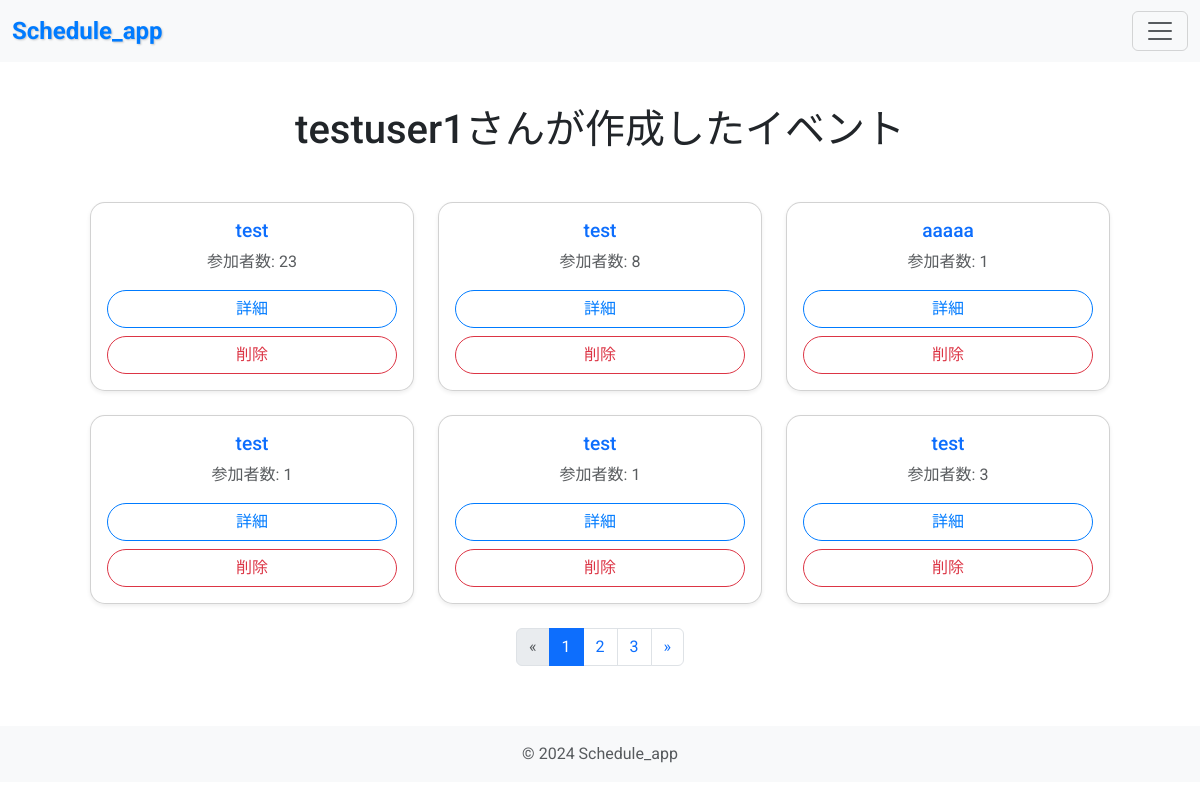
The app's page /my-page/ (signed in) with its own data.
### accounts/models.py (models this page shows)
class User(AbstractUser):
    pass

### scheduler/models.py (models this page shows)
class Event(models.Model):
    title = models.CharField(max_length=255)
    description = models.TextField(blank=True)
    creator = models.ForeignKey(User, on_delete=models.CASCADE)
    created_at = models.DateTimeField(default=timezone.now)
    slug = models.SlugField(unique=True)

### scheduler/views.py (the view)
# urls.py: path('my-page/', EventListView.as_view(), name='my_page'),
class EventListView(LoginRequiredMixin, ListView):
    model = Event
    template_name = "scheduler/my_page.html"
    context_object_name = 'object_list'
    paginate_by = 6  # 1ページに表示するイベント数
    def get_queryset(self):
        return Event.objects.filter(creator=self.request.user)

### scheduler/templates/scheduler/my_page.html (shortened to what this page needs)
{% extends "base.html" %}
{% block content %}
    <div class="container px-4 px-lg-5 mb-4" style="padding: 20px; margin: 0 auto;">
        <h1 class="text-center mb-5">{{ user.username }}さんが作成したイベント</h1>
        <div class="row justify-content-center">
            {% for event in object_list %}
            <div class="col-md-4 mb-4">
                <div class="card shadow-sm h-100" style="border-radius: 15px; overflow: hidden; transition: transform 0.2s;">
                    <div class="card-body text-center d-flex flex-column">
                        <h5 class="card-title font-weight-bold text-primary">{{ event.title }}</h5>
                        <p class="card-text text-muted">参加者数: {{ event.participants.count }}</p>
                        <a href="{% url 'event_detail' event.slug %}" class="btn btn-outline-primary mt-auto" style="border-radius: 20px;">詳細</a>
                        <form action="{% url 'event_delete' event.slug %}" method="post" class="mt-2 w-100">
                            <button type="submit" class="btn btn-outline-danger w-100" style="border-radius: 20px;" onclick="return confirm('本当に削除しますか？')">削除</button>
                        </form>
                    </div>
                </div>
            </div>
            {% empty %}
            <p class="text-center text-muted">現在、イベントがありません。</p>
            {% endfor %}
        </div>
        {% if is_paginated %}
            <nav>
                <ul class="pagination justify-content-center">
                    {% if page_obj.has_previous %}
                        <li class="page-item">
                            <a class="page-link" href="?page={{ page_obj.previous_page_number }}" aria-label="Previous">
                                <span aria-hidden="true">&laquo;</span>
                            </a>
                        </li>
                    {% else %}
                        <li class="page-item disabled">
                            <span class="page-link">&laquo;</span>
                        </li>
                    {% endif %}
                    {% for num in page_obj.paginator.page_range %}
                        {% if page_obj.number == num %}
                            <li class="page-item active">
                                <span class="page-link">{{ num }}</span>
                            </li>
                        {% elif num > page_obj.number|add:-3 and num < page_obj.number|add:3 %}
                            <li class="page-item">
                                <a class="page-link" href="?page={{ num }}">{{ num }}</a>
                            </li>
                        {% endif %}
                    {% endfor %}
                    {% if page_obj.has_next %}
                        <li class="page-item">
                            <a class="page-link" href="?page={{ page_obj.next_page_number }}" aria-label="Next">
                                <span aria-hidden="true">&raquo;</span>
                            </a>
                        </li>
                    {% else %}
                        <li class="page-item disabled">
                            <span class="page-link">&raquo;</span>
                        </li>
                    {% endif %}
                </ul>
            </nav>
        {% endif %}
    </div>
{% endblock %}

### scheduler/static/css/style.css (style rules this page uses)
body { font-family: 'Roboto', sans-serif; }
.card-title { font-size: 1.2rem; }
.btn-outline-primary { border: 1px solid #007bff; color: #007bff; }
.btn-outline-danger { border: 1px solid #dc3545; color: #dc3545; }

### records on screen
User: username "testuser1"
Event: title "test", participants.count "23"
Event: title "test", participants.count "8"
Event: title "aaaaa", participants.count "1"
Event: title "test", participants.count "1"
Event: title "test", participants.count "1"
Event: title "test", participants.count "3"

### other values on screen
{{ num }} "1"
{{ num }} "2" "3"
